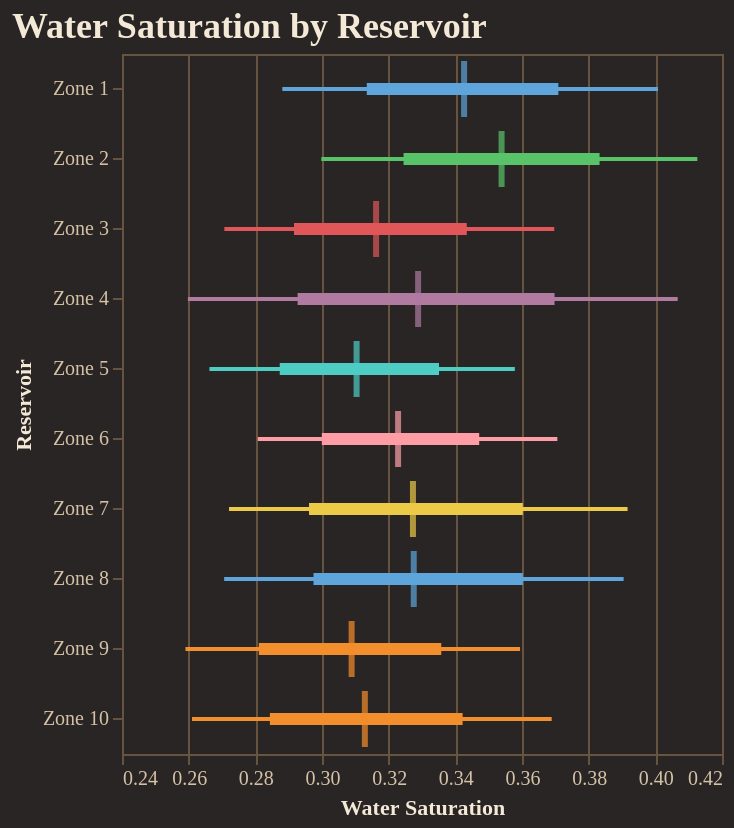

This figure's notebook cell:
### Code cell
fig = reporter.plotter.forest_plot(
    "Water Saturation", 
    backend=PLOTTING_BACKEND
)
fig.show()

### Figure 1 — Vega-Lite specification as saved in the notebook (floating-point values rounded to 4 significant figures)
{"config": {"background": "#292524", "view": {"fill": "#292524", "stroke": "#665340"}, "title": {"color": "#f4e9d7", "font": "Merriweather", "fontSize": 18, "fontWeight": 600, "subtitleColor": "#d5c2a6", "anchor": "start"}, "axis": {"domainColor": "#665340", "gridColor": "#665340", "tickColor": "#665340", "labelColor": "#d5c2a6", "titleColor": "#f4e9d7", "labelFont": "Merriweather", "titleFont": "Merriweather"}, "legend": {"titleColor": "#f4e9d7", "labelColor": "#d5c2a6", "labelFont": "Merriweather", "titleFont": "Merriweather", "orient": "top-right", "symbolType": "circle"}, "header": {"labelColor": "#d5c2a6", "titleColor": "#f4e9d7", "labelFont": "Merriweather", "titleFont": "Merriweather"}, "mark": {"color": "#c78d3b"}, "line": {"color": "#c78d3b"}, "bar": {"color": "#c78d3b"}, "point": {"color": "#ddb06d"}, "area": {"color": "#c78d3b", "opacity": 0.35}, "text": {"color": "#f4e9d7", "font": "Merriweather"}, "range": {"category": ["#5DA5DA", "#F28E2B", "#59C36A", "#E15759", "#B07AA1", "#4ECDC4", "#FF9DA7", "#EDC948"]}}, "layer": [{"mark": {"type": "rule", "strokeWidth": 2}, "encoding": {"color": {"field": "group", "legend": null, "type": "nominal"}, "x": {"field": "p10", "scale": {"zero": false}, "title": "Water Saturation", "type": "quantitative"}, "x2": {"field": "p90"}, "y": {"field": "group", "sort": ["Zone 1", "Zone 2", "Zone 3", "Zone 4", "Zone 5", "Zone 6", "Zone 7", "Zone 8", "Zone 9", "Zone 10"], "title": "Reservoir", "type": "nominal"}}}, {"mark": {"type": "rule", "strokeWidth": 6}, "encoding": {"color": {"field": "group", "legend": null, "type": "nominal"}, "x": {"field": "p25", "scale": {"zero": false}, "title": "Water Saturation", "type": "quantitative"}, "x2": {"field": "p75"}, "y": {"field": "group", "sort": ["Zone 1", "Zone 2", "Zone 3", "Zone 4", "Zone 5", "Zone 6", "Zone 7", "Zone 8", "Zone 9", "Zone 10"], "title": "Reservoir", "type": "nominal"}}}, {"mark": {"type": "tick", "color": "black", "size": 28, "thickness": 3}, "encoding": {"color": {"field": "group", "legend": null, "type": "nominal"}, "tooltip": [{"field": "group", "title": "Group", "type": "nominal"}, {"field": "p10", "title": "P10", "type": "quantitative"}, {"field": "p25", "title": "P25", "type": "quantitative"}, {"field": "median", "title": "Median", "type": "quantitative"}, {"field": "p75", "title": "P75", "type": "quantitative"}, {"field": "p90", "title": "P90", "type": "quantitative"}], "x": {"field": "median", "scale": {"zero": false}, "title": "Water Saturation", "type": "quantitative"}, "y": {"field": "group", "sort": ["Zone 1", "Zone 2", "Zone 3", "Zone 4", "Zone 5", "Zone 6", "Zone 7", "Zone 8", "Zone 9", "Zone 10"], "title": "Reservoir", "type": "nominal"}}}], "data": {"name": "data-7737194318331d0e571c3a7dbcdcedfb"}, "height": 350, "title": "Water Saturation by Reservoir", "width": "container", "$schema": "https://vega.github.io/schema/vega-lite/v5.20.1.json", "datasets": {"data-7737194318331d0e571c3a7dbcdcedfb": [{"group": "Zone 1", "p10": 0.2881, "p25": 0.3134, "median": 0.3426, "p75": 0.3709, "p90": 0.4008}, {"group": "Zone 2", "p10": 0.2998, "p25": 0.3245, "median": 0.3539, "p75": 0.3833, "p90": 0.4126}, {"group": "Zone 3", "p10": 0.2707, "p25": 0.2916, "median": 0.3162, "p75": 0.3434, "p90": 0.3697}, {"group": "Zone 4", "p10": 0.2598, "p25": 0.2927, "median": 0.3288, "p75": 0.3698, "p90": 0.4067}, {"group": "Zone 5", "p10": 0.2662, "p25": 0.2873, "median": 0.3104, "p75": 0.3351, "p90": 0.3578}, {"group": "Zone 6", "p10": 0.2807, "p25": 0.3, "median": 0.3228, "p75": 0.3472, "p90": 0.3706}, {"group": "Zone 7", "p10": 0.2721, "p25": 0.2961, "median": 0.3273, "p75": 0.3602, "p90": 0.3917}, {"group": "Zone 8", "p10": 0.2706, "p25": 0.2974, "median": 0.3275, "p75": 0.3603, "p90": 0.3905}, {"group": "Zone 9", "p10": 0.259, "p25": 0.2811, "median": 0.3089, "p75": 0.3358, "p90": 0.3594}, {"group": "Zone 10", "p10": 0.261, "p25": 0.2844, "median": 0.3129, "p75": 0.3422, "p90": 0.3689}]}}
